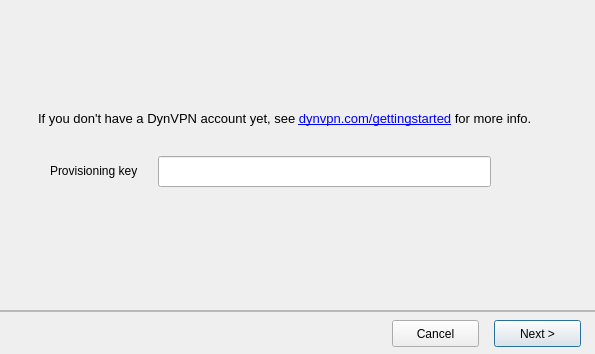
<?xml version="1.0" encoding="UTF-8"?>
<ui version="4.0">
 <class>WizardDialog</class>
 <widget class="QDialog" name="WizardDialog">
  <property name="geometry">
   <rect>
    <x>0</x>
    <y>0</y>
    <width>595</width>
    <height>354</height>
   </rect>
  </property>
  <property name="minimumSize">
   <size>
    <width>595</width>
    <height>354</height>
   </size>
  </property>
  <property name="maximumSize">
   <size>
    <width>595</width>
    <height>354</height>
   </size>
  </property>
  <property name="windowTitle">
   <string>NetVirt Agent connection Wizard</string>
  </property>
  <property name="windowIcon">
   <iconset resource="nvagent.qrc">
    <normaloff>:/rc/nvagent.ico</normaloff>:/rc/nvagent.ico</iconset>
  </property>
  <widget class="QLineEdit" name="ProvKeyText">
   <property name="geometry">
    <rect>
     <x>158</x>
     <y>156</y>
     <width>333</width>
     <height>31</height>
    </rect>
   </property>
  </widget>
  <widget class="QLabel" name="label">
   <property name="geometry">
    <rect>
     <x>50</x>
     <y>162</y>
     <width>111</width>
     <height>17</height>
    </rect>
   </property>
   <property name="text">
    <string>Provisioning key</string>
   </property>
   <property name="scaledContents">
    <bool>false</bool>
   </property>
   <property name="wordWrap">
    <bool>false</bool>
   </property>
   <property name="openExternalLinks">
    <bool>false</bool>
   </property>
  </widget>
  <widget class="QFrame" name="frame">
   <property name="geometry">
    <rect>
     <x>-2</x>
     <y>310</y>
     <width>599</width>
     <height>2</height>
    </rect>
   </property>
   <property name="frameShape">
    <enum>QFrame::StyledPanel</enum>
   </property>
   <property name="frameShadow">
    <enum>QFrame::Raised</enum>
   </property>
  </widget>
  <widget class="QLabel" name="label_2">
   <property name="geometry">
    <rect>
     <x>38</x>
     <y>110</y>
     <width>535</width>
     <height>17</height>
    </rect>
   </property>
   <property name="text">
    <string>&lt;!DOCTYPE HTML PUBLIC &quot;-//W3C//DTD HTML 4.0//EN&quot; &quot;http://www.w3.org/TR/REC-html40/strict.dtd&quot;&gt;
&lt;html&gt;&lt;head&gt;&lt;meta name=&quot;qrichtext&quot; content=&quot;1&quot; /&gt;&lt;style type=&quot;text/css&quot;&gt;
p, li { white-space: pre-wrap; }
&lt;/style&gt;&lt;/head&gt;&lt;body style=&quot; font-family:'Droid Sans'; font-size:10pt; font-weight:400; font-style:normal;&quot;&gt;
&lt;p style=&quot; margin-top:0px; margin-bottom:0px; margin-left:0px; margin-right:0px; -qt-block-indent:0; text-indent:0px;&quot;&gt;If you don't have a DynVPN account yet, see &lt;a href=&quot;https://dynvpn.com/gettingstarted&quot;&gt;&lt;span style=&quot; text-decoration: underline; color:#0000ff;&quot;&gt;dynvpn.com/gettingstarted&lt;/span&gt;&lt;/a&gt; for more info.&lt;/p&gt;&lt;/body&gt;&lt;/html&gt;</string>
   </property>
   <property name="textFormat">
    <enum>Qt::RichText</enum>
   </property>
   <property name="openExternalLinks">
    <bool>true</bool>
   </property>
   <property name="textInteractionFlags">
    <set>Qt::TextBrowserInteraction</set>
   </property>
  </widget>
  <widget class="QLabel" name="label_3">
   <property name="geometry">
    <rect>
     <x>500</x>
     <y>150</y>
     <width>39</width>
     <height>39</height>
    </rect>
   </property>
   <property name="text">
    <string/>
   </property>
   <property name="pixmap">
    <pixmap>:/key_stroke.png</pixmap>
   </property>
  </widget>
  <widget class="QLabel" name="label_4">
   <property name="geometry">
    <rect>
     <x>-2</x>
     <y>-4</y>
     <width>599</width>
     <height>83</height>
    </rect>
   </property>
   <property name="text">
    <string/>
   </property>
   <property name="pixmap">
    <pixmap resource="nvagent.qrc">:/rc/header.png</pixmap>
   </property>
  </widget>
  <widget class="QPushButton" name="nextButton">
   <property name="geometry">
    <rect>
     <x>494</x>
     <y>320</y>
     <width>87</width>
     <height>27</height>
    </rect>
   </property>
   <property name="text">
    <string>Next &gt;</string>
   </property>
   <property name="checkable">
    <bool>false</bool>
   </property>
  </widget>
  <widget class="QPushButton" name="cancelButton">
   <property name="geometry">
    <rect>
     <x>392</x>
     <y>320</y>
     <width>87</width>
     <height>27</height>
    </rect>
   </property>
   <property name="text">
    <string>Cancel</string>
   </property>
  </widget>
 </widget>
 <resources>
  <include location="nvagent.qrc"/>
 </resources>
 <connections/>
</ui>
